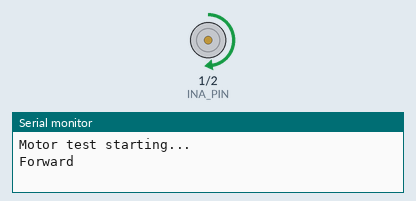
Simulated run of this sketch. Board: ESP32. On the bench: motor-driver pin pairs drawn as motors (green arrow = first pin HIGH = forward, orange = second pin HIGH = backward, longer = more drive, scaled by the enable pin), the last lines printed to the serial monitor.

Above: at 1.5 s.
At 6.5 s:
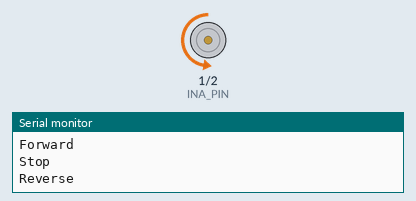
At 9.0 s:
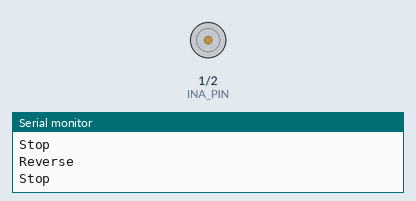
Timing chart, 0 to 13.0 s (numbered marks = the images above):
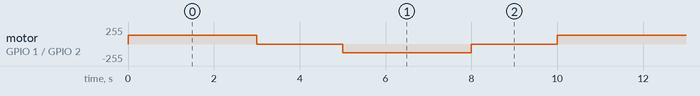

The sketch:

motor_driver_test.ino
```cpp
#define INA_PIN  1
#define INB_PIN  2
#define PWM_PIN  3

void setup() {
  Serial.begin(115200);
  pinMode(INA_PIN, OUTPUT);
  pinMode(INB_PIN, OUTPUT);
  ledcAttach(PWM_PIN, 20000, 8);

  Serial.println("Motor test starting...");
}

void loop()
{
  // Forward half speed
  Serial.println("Forward");
  digitalWrite(INA_PIN, HIGH);
  digitalWrite(INB_PIN, LOW);
  ledcWrite(PWM_PIN, 128);
  delay(3000);

  // Stop
  Serial.println("Stop");
  digitalWrite(INA_PIN, LOW);
  digitalWrite(INB_PIN, LOW);
  ledcWrite(PWM_PIN, 0);
  delay(2000);

  // Reverse half speed
  Serial.println("Reverse");
  digitalWrite(INA_PIN, LOW);
  digitalWrite(INB_PIN, HIGH);
  ledcWrite(PWM_PIN, 128);
  delay(3000);

  // Stop
  Serial.println("Stop");
  digitalWrite(INA_PIN, LOW);
  digitalWrite(INB_PIN, LOW);
  ledcWrite(PWM_PIN, 0);
  delay(2000);
}
```

Measured:
- by itself, motor on GPIO 1 (INA_PIN) / GPIO 2 (INB_PIN): repeats every 10.0 s: stopped 2.0 s, backward 128/255 3.0 s, stopped 2.0 s, forward 128/255 3.0 s
